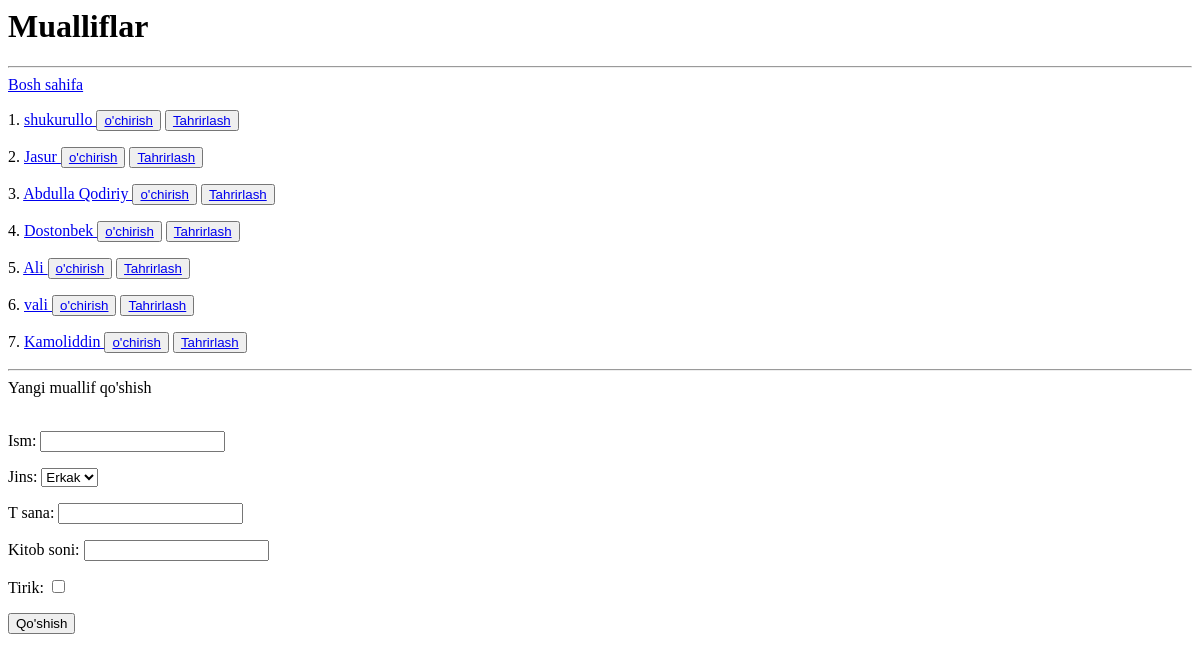
The page /mualliflar/ on the database as committed earlier.
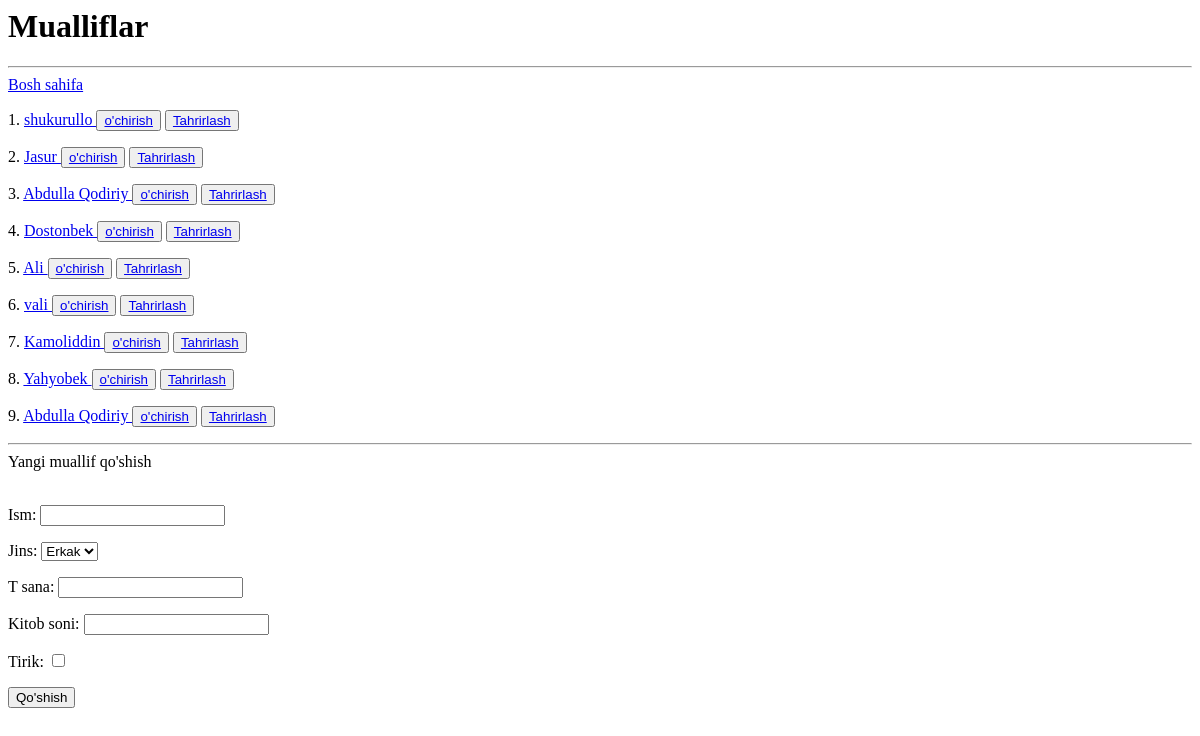
The same page on the database as committed later.
### mainApp/models.py (models this page shows, shortened)
class Muallif(models.Model):
    class JINS_CHOICES(models.TextChoices):
        ERKAK = 'Erkak', 'Erkak'
        AYOL = 'Ayol', 'Ayol'
    ism = models.CharField(max_length=255)
    jins = models.CharField(max_length=10, choices=JINS_CHOICES.choices, blank=True, null=True)
    t_sana = models.DateField(blank=True, null=True)
    kitob_soni = models.PositiveSmallIntegerField(blank=True, null=True)
    tirik = models.BooleanField(default=False)

### mainApp/views.py (the view, shortened to what this page needs)
# urls.py: path('mualliflar/', muallif_view, name="mualliflar"),
def muallif_view(request):
    form = MuallifForm()
    mualliflar = Muallif.objects.all()
    context = {
        'form': form,
        "mualliflar": mualliflar
    }
    return render(request, 'mualliflar.html', context)

### mainApp/forms.py
class MuallifForm(forms.Form):
    ism = forms.CharField(max_length=50, min_length=3)
    jins = forms.ChoiceField(choices=Muallif.JINS_CHOICES.choices)
    t_sana = forms.DateField(required=False)
    kitob_soni = forms.IntegerField(required=False)
    tirik = forms.BooleanField(required=False)

### templates/mualliflar.html (shortened to what this page needs)
<h1>Mualliflar</h1>
<hr>
<a href="/">Bosh sahifa</a>
{% for muallif in mualliflar %}
<p>
    {{forloop.counter}}.
    <a href='/mualliflar/{{ muallif.id }}'>{{ muallif.ism }} </a>
    <button>
        <a href='/mualliflar/{{ muallif.id }}/delete/confirm'>o'chirish</a>
    </button>
    <button>
         <a href="{{muallif.id}}/update">
        Tahrirlash
    </a>
    </button>
</p>
{% endfor %}
<hr>
<h>
    Yangi muallif qo'shish
</h>
<form method="post">
    {{form.as_p}}
    <button>Qo'shish</button>
</form>

Rows that differ between the two databases and show on the page:
added Muallif: ism "Yahyobek"
added Muallif: ism "Abdulla Qodiriy"
